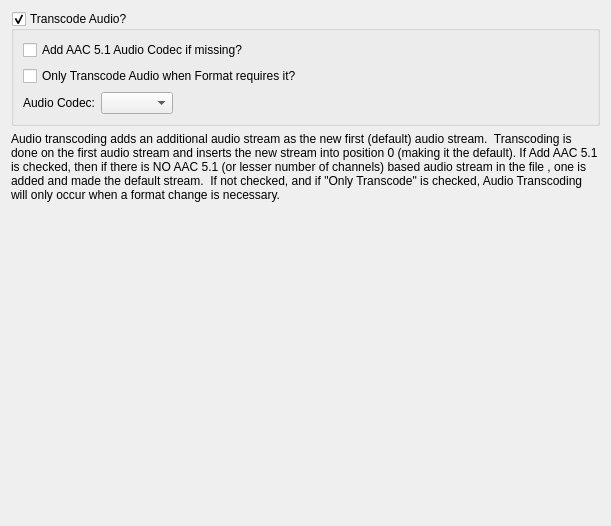
<?xml version="1.0" encoding="UTF-8"?>
<ui version="4.0">
 <class>NMediaManager::NPreferences::NUi::CTranscodeAudioSettings</class>
 <widget class="QWidget" name="NMediaManager::NPreferences::NUi::CTranscodeAudioSettings">
  <property name="geometry">
   <rect>
    <x>0</x>
    <y>0</y>
    <width>611</width>
    <height>526</height>
   </rect>
  </property>
  <property name="windowTitle">
   <string>Form</string>
  </property>
  <layout class="QVBoxLayout" name="verticalLayout">
   <item>
    <widget class="QGroupBox" name="transcodeAudio">
     <property name="title">
      <string>Transcode Audio?</string>
     </property>
     <property name="checkable">
      <bool>true</bool>
     </property>
     <layout class="QGridLayout" name="gridLayout">
      <item row="1" column="0" colspan="2">
       <widget class="QCheckBox" name="onlyTranscodeAudioOnFormatChange">
        <property name="text">
         <string>Only Transcode Audio when Format requires it?</string>
        </property>
       </widget>
      </item>
      <item row="3" column="0" colspan="2">
       <layout class="QHBoxLayout" name="horizontalLayout">
        <item>
         <widget class="QLabel" name="label_3">
          <property name="text">
           <string>Audio Codec:</string>
          </property>
         </widget>
        </item>
        <item>
         <widget class="QComboBox" name="audioCodec"/>
        </item>
        <item>
         <spacer name="horizontalSpacer">
          <property name="orientation">
           <enum>Qt::Horizontal</enum>
          </property>
          <property name="sizeHint" stdset="0">
           <size>
            <width>40</width>
            <height>20</height>
           </size>
          </property>
         </spacer>
        </item>
       </layout>
      </item>
      <item row="0" column="0">
       <widget class="QCheckBox" name="addAACAudioCodec">
        <property name="text">
         <string>Add AAC 5.1 Audio Codec if missing?</string>
        </property>
       </widget>
      </item>
     </layout>
    </widget>
   </item>
   <item>
    <widget class="QLabel" name="label_2">
     <property name="text">
      <string>Audio transcoding adds an additional audio stream as the new first (default) audio stream.  Transcoding is done on the first audio stream and inserts the new stream into position 0 (making it the default). If Add AAC 5.1 is checked, then if there is NO AAC 5.1 (or lesser number of channels) based audio stream in the file , one is added and made the default stream.  If not checked, and if &quot;Only Transcode&quot; is checked, Audio Transcoding will only occur when a format change is necessary.</string>
     </property>
     <property name="textFormat">
      <enum>Qt::PlainText</enum>
     </property>
     <property name="wordWrap">
      <bool>true</bool>
     </property>
    </widget>
   </item>
   <item>
    <spacer name="verticalSpacer_7">
     <property name="orientation">
      <enum>Qt::Vertical</enum>
     </property>
     <property name="sizeHint" stdset="0">
      <size>
       <width>20</width>
       <height>231</height>
      </size>
     </property>
    </spacer>
   </item>
  </layout>
 </widget>
 <tabstops>
  <tabstop>transcodeAudio</tabstop>
  <tabstop>addAACAudioCodec</tabstop>
  <tabstop>onlyTranscodeAudioOnFormatChange</tabstop>
  <tabstop>audioCodec</tabstop>
 </tabstops>
 <resources>
  <include location="../../SABUtils/resources/SABUtils.qrc"/>
 </resources>
 <connections/>
</ui>
